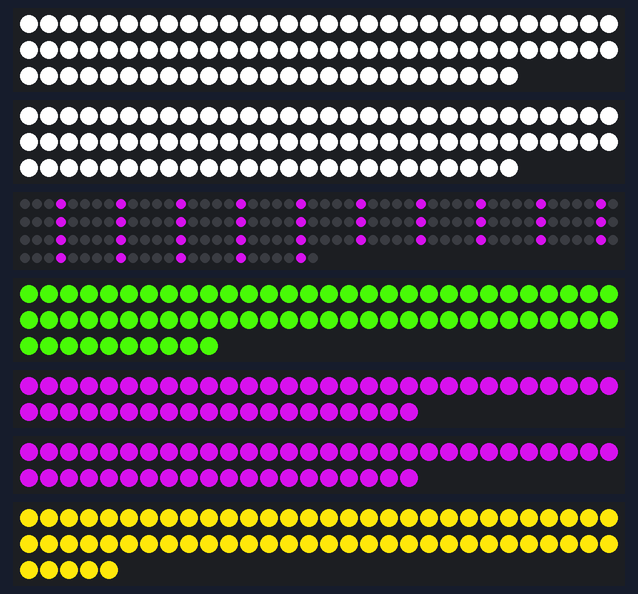
A sketch run on a simulated Arduino Uno, built with avr-gcc and run on an emulated ATmega328P. On the bench: 2 × 85 RGB LEDs in strip order, left to right, continuing on the next row, 175 RGB LEDs in strip order, left to right, continuing on the next row, 70 RGB LEDs in strip order, left to right, continuing on the next row, 2 × 50 RGB LEDs in strip order, left to right, continuing on the next row, 65 RGB LEDs in strip order, left to right, continuing on the next row. Dim RGB values are drawn brighter than linear.

Above: at 0.27 s.
At 8.37 s:
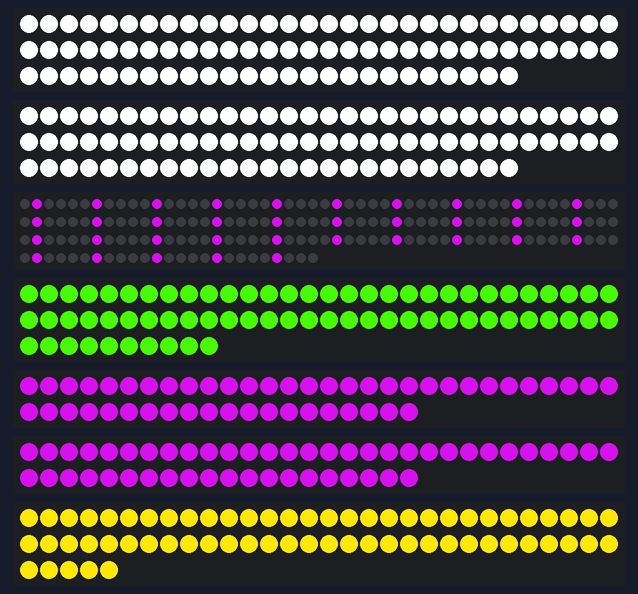
At 16.7 s:
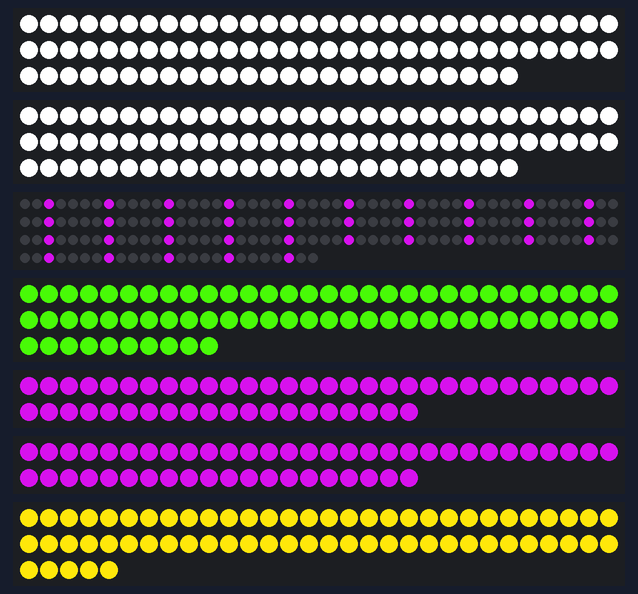
At 33.8 s:
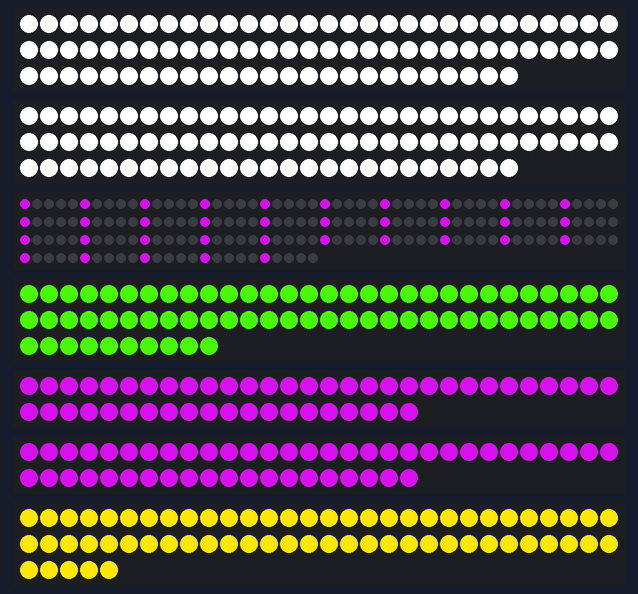
At 67.5 s:
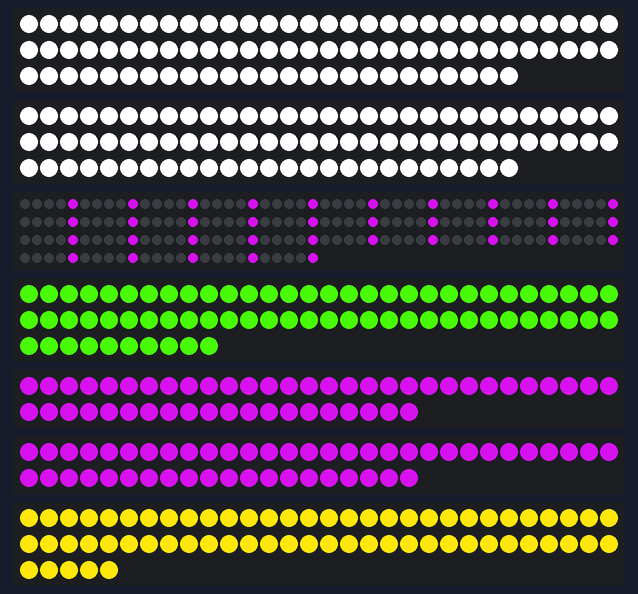

The sketch:

JokerMain.ino
```cpp
#include <FastLED.h>

#define NUM_LEDS_BOX   85
#define NUM_LEDS_NECK  70
#define NUM_LEDS_POINTS 175
#define NUM_LEDS_SIDE  50
#define NUM_LEDS_MOON  65

#define PIN_STRIP1 2
#define PIN_STRIP2 3
#define PIN_STRIP3 4
#define PIN_STRIP4 5
#define PIN_STRIP5 6
#define PIN_STRIP6 7
#define PIN_STRIP7 8

#define LED_TYPE WS2811
#define COLOR_ORDER GRB

// Define LED arrays for each strip
CRGB leds_strip1[NUM_LEDS_BOX];
CRGB leds_strip2[NUM_LEDS_BOX];
CRGB leds_strip3[NUM_LEDS_POINTS];
CRGB leds_strip4[NUM_LEDS_NECK];
CRGB leds_strip5[NUM_LEDS_SIDE];
CRGB leds_strip6[NUM_LEDS_SIDE];
CRGB leds_strip7[NUM_LEDS_MOON];

void setup() {
  // Initialize each LED strip with FastLED on the designated pins
  FastLED.addLeds<LED_TYPE, PIN_STRIP1, COLOR_ORDER>(leds_strip1, NUM_LEDS_BOX);
  FastLED.addLeds<LED_TYPE, PIN_STRIP2, COLOR_ORDER>(leds_strip2, NUM_LEDS_BOX);
  FastLED.addLeds<LED_TYPE, PIN_STRIP3, COLOR_ORDER>(leds_strip3, NUM_LEDS_POINTS);
  FastLED.addLeds<LED_TYPE, PIN_STRIP4, COLOR_ORDER>(leds_strip4, NUM_LEDS_NECK);
  FastLED.addLeds<LED_TYPE, PIN_STRIP5, COLOR_ORDER>(leds_strip5, NUM_LEDS_SIDE);
  FastLED.addLeds<LED_TYPE, PIN_STRIP6, COLOR_ORDER>(leds_strip6, NUM_LEDS_SIDE);
  FastLED.addLeds<LED_TYPE, PIN_STRIP7, COLOR_ORDER>(leds_strip7, NUM_LEDS_MOON);

  // Set static colors for the specified strips:
  // Strip 1: White
  fill_solid(leds_strip1, NUM_LEDS_BOX, CRGB(255, 255, 255));
  // Strip 2: White
  fill_solid(leds_strip2, NUM_LEDS_BOX, CRGB(255, 255, 255));
  // Strip 4: Color (68, 237, 7)
  fill_solid(leds_strip4, NUM_LEDS_NECK, CRGB(68, 237, 7));
  // Strip 5: Color (178, 14, 196)
  fill_solid(leds_strip5, NUM_LEDS_SIDE, CRGB(178, 14, 196));
  // Strip 6: Color (178, 14, 196)
  fill_solid(leds_strip6, NUM_LEDS_SIDE, CRGB(178, 14, 196));
  // Strip 7: Color (255, 231, 10)
  fill_solid(leds_strip7, NUM_LEDS_MOON, CRGB(255, 231, 10));

  FastLED.show();
}

void loop() {
  // Run the chase animation on strip3 (the "points" strip)
  chase(leds_strip3, NUM_LEDS_POINTS, CRGB(178, 14, 196), 50, 5);
}

// A helper function to set a static color on a given LED array
void setStaticColour(CRGB *leds, int numLeds, CRGB color) {
  fill_solid(leds, numLeds, color);
  FastLED.show();
}

// The chase animation: lights up every 'interval'-th LED, shows the pattern, delays,
// then turns them off before moving to the next step.
void chase(CRGB *leds, int numLeds, CRGB color, uint8_t wait, int interval) {
  for (int i = 0; i < numLeds; i++) {
    // Light up a subset of LEDs based on the current offset
    for (int j = 0; j < numLeds; j += interval) {
      int index = (i + j) % numLeds;
      leds[index] = color;
    }
    FastLED.show();
    delay(wait);
    // Turn off the LEDs that were lit
    for (int j = 0; j < numLeds; j += interval) {
      int index = (i + j) % numLeds;
      leds[index] = CRGB::Black;
    }
  }
}
```
